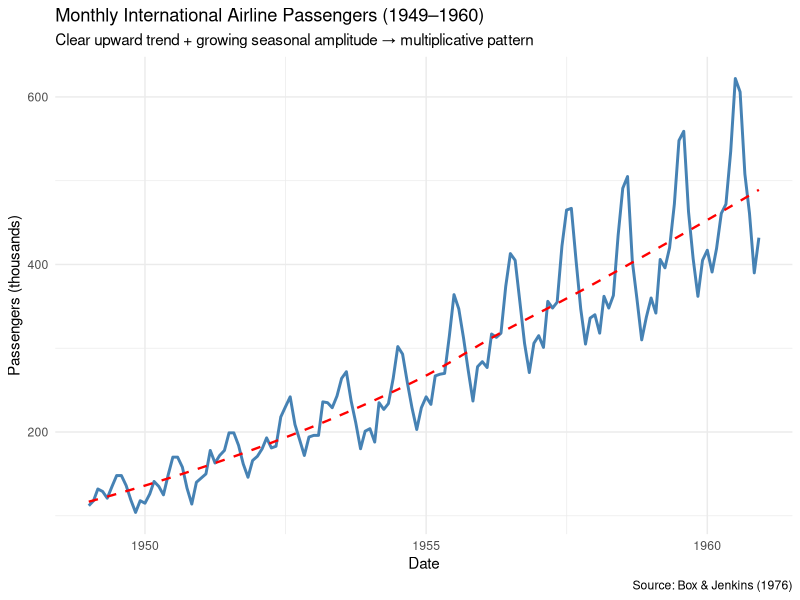
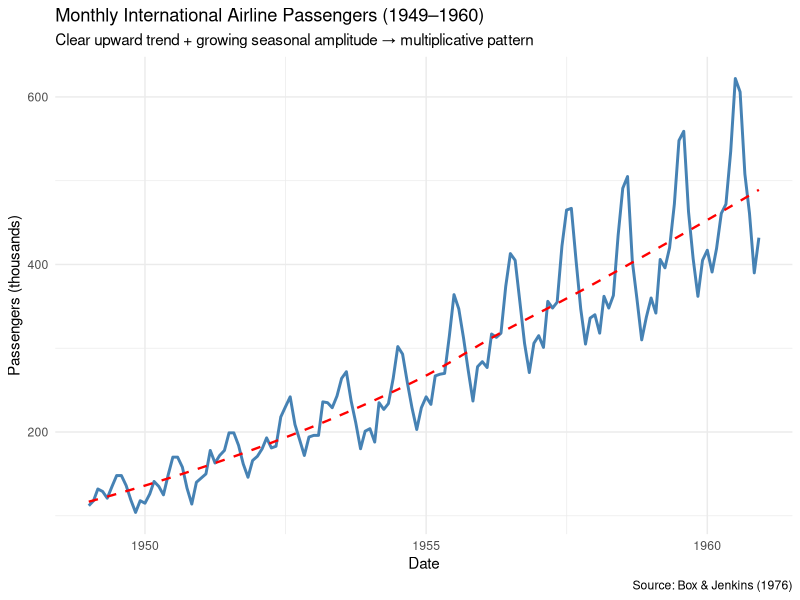
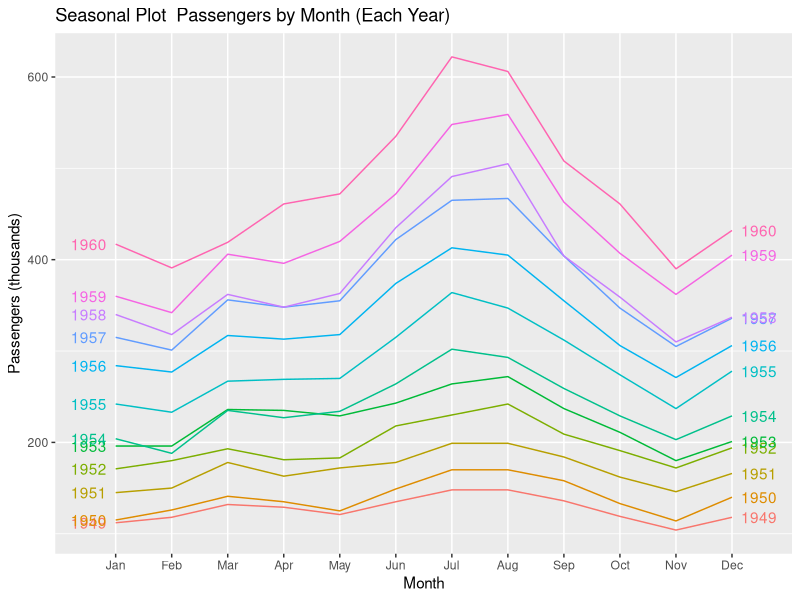
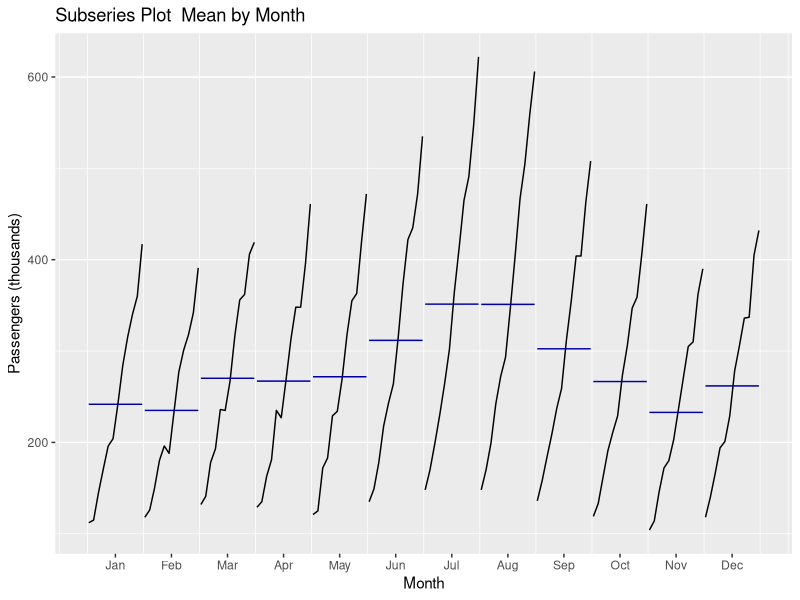

Write the R code that produced these figures, in order. (Note: this script raises an error after producing the figures.)
# ============================================================
# Air Passengers: Time Series Forecasting
# STAT 4000 Portfolio Project 4  R Implementation
# Author: Jrudani21
# ============================================================
# Dataset: AirPassengers  built into base R (no download needed)
# Monthly international airline passengers, Jan 1949 – Dec 1960
# ============================================================

# ── 0. Packages ──────────────────────────────────────────────
# install.packages(c("tidyverse","forecast","tseries","ggplot2","zoo"))
library(tidyverse)
library(forecast)    # auto.arima(), forecast(), ggseasonplot()
library(tseries)     # adf.test(), kpss.test()
library(ggplot2)

# ── 1. Load Data ─────────────────────────────────────────────
data("AirPassengers")   # built-in R dataset

cat("Class:", class(AirPassengers), "\n")
cat("Start:", start(AirPassengers), "| End:", end(AirPassengers), "\n")
cat("Frequency:", frequency(AirPassengers), "(monthly)\n")
cat("Length:", length(AirPassengers), "observations\n")
cat("Range:", min(AirPassengers), "–", max(AirPassengers), "thousand passengers\n")

# Convert to tidy data frame for ggplot
air_df <- data.frame(
  date       = seq(as.Date("1949-01-01"), by = "month", length.out = 144),
  passengers = as.numeric(AirPassengers)
)

# ── 2. Time Series Plot ───────────────────────────────────────
ggplot(air_df, aes(x = date, y = passengers)) +
  geom_line(colour = "steelblue", linewidth = 1) +
  geom_smooth(method = "loess", se = FALSE, colour = "red",
              linetype = "dashed", linewidth = 0.8) +
  labs(title    = "Monthly International Airline Passengers (1949–1960)",
       subtitle = "Clear upward trend + growing seasonal amplitude → multiplicative pattern",
       x        = "Date",
       y        = "Passengers (thousands)",
       caption  = "Source: Box & Jenkins (1976)") +
  theme_minimal()
ggsave("figures/01_raw_series.png", width = 10, height = 5)

# ── 3. Seasonal Plot ─────────────────────────────────────────
png("figures/02_seasonal_plot.png", width = 800, height = 500)
ggseasonplot(AirPassengers,
             year.labels = TRUE,
             year.labels.left = TRUE,
             main = "Seasonal Plot  Passengers by Month (Each Year)",
             ylab = "Passengers (thousands)")
dev.off()

# Monthly subseries plot
png("figures/03_subseries_plot.png", width = 800, height = 500)
ggsubseriesplot(AirPassengers,
                main = "Subseries Plot  Mean by Month",
                ylab = "Passengers (thousands)")
dev.off()

# ── 4. Decomposition ─────────────────────────────────────────
# Multiplicative decomposition (amplitude grows with trend → use multiplicative)
decomp_mult <- decompose(AirPassengers, type = "multiplicative")

png("figures/04_decomposition.png", width = 900, height = 700)
plot(decomp_mult,
     main = "Multiplicative Decomposition: Trend + Seasonal + Remainder")
dev.off()

cat("\nSeasonal indices (multiplicative):\n")
print(round(decomp_mult$seasonal[1:12], 4))

# ── 5. Stationarity Testing ───────────────────────────────────
cat("\n===== STATIONARITY TESTS  RAW SERIES =====\n")
adf_raw  <- adf.test(AirPassengers)
kpss_raw <- kpss.test(AirPassengers)
cat(sprintf("ADF  test: p = %.4f  (%s)\n",
            adf_raw$p.value,
            ifelse(adf_raw$p.value < 0.05, "stationary", "non-stationary")))
cat(sprintf("KPSS test: p = %.4f  (%s)\n",
            kpss_raw$p.value,
            ifelse(kpss_raw$p.value > 0.05, "stationary", "non-stationary")))

# Log transformation to stabilise variance
log_ap <- log(AirPassengers)

# First difference of log (removes trend)
d1_log_ap <- diff(log_ap, differences = 1)

# Seasonal difference (removes seasonality)
d1_d12_log_ap <- diff(d1_log_ap, lag = 12)

cat("\n===== STATIONARITY TESTS  LOG + DIFFERENCED =====\n")
adf_diff <- adf.test(d1_d12_log_ap)
cat(sprintf("ADF  test after log + d=1 + D=1: p = %.4f  (%s)\n",
            adf_diff$p.value,
            ifelse(adf_diff$p.value < 0.05, "stationary ✓", "still non-stationary")))

# Plot transformations
png("figures/05_transformations.png", width = 900, height = 700)
par(mfrow = c(3, 1))
plot(AirPassengers,       main = "Original Series",              ylab = "Passengers")
plot(log_ap,              main = "Log Transformed",              ylab = "log(Passengers)")
plot(d1_d12_log_ap,       main = "Log + Seasonal Diff (d=1,D=1)", ylab = "Δ log(Passengers)")
abline(h = 0, col = "red", lty = 2)
dev.off()

# ── 6. ACF & PACF ────────────────────────────────────────────
png("figures/06_acf_pacf.png", width = 900, height = 500)
par(mfrow = c(1, 2))
acf(d1_d12_log_ap,  lag.max = 40, main = "ACF   log + d=1 + D=1")
pacf(d1_d12_log_ap, lag.max = 40, main = "PACF  log + d=1 + D=1")
dev.off()

# ── 7. ARIMA Model Selection ──────────────────────────────────
cat("\n===== AUTO ARIMA =====\n")
arima_model <- auto.arima(
  log(AirPassengers),
  seasonal    = TRUE,
  stepwise    = FALSE,   # exhaustive search
  approximation = FALSE,
  trace       = TRUE
)
print(arima_model)
cat(sprintf("\nSelected model: ARIMA(%d,%d,%d)(%d,%d,%d)[12]\n",
            arima_model$arma[1], arima_model$arma[6], arima_model$arma[2],
            arima_model$arma[3], arima_model$arma[7], arima_model$arma[4]))

# ── 8. Residual Diagnostics ───────────────────────────────────
png("figures/07_arima_diagnostics.png", width = 900, height = 700)
checkresiduals(arima_model)
dev.off()

lb_test <- Box.test(arima_model$residuals, lag = 24, type = "Ljung-Box")
cat(sprintf("\nLjung-Box test (lag=24): χ²=%.3f, p=%.4f\n",
            lb_test$statistic, lb_test$p.value))
cat(ifelse(lb_test$p.value > 0.05,
           "p > 0.05 → residuals are white noise ✓\n",
           "p ≤ 0.05 → residuals show remaining autocorrelation\n"))

# ── 9. Forecast 36 Months Ahead ──────────────────────────────
fc <- forecast(arima_model, h = 36)

# Back-transform from log scale
fc_df <- data.frame(
  date     = seq(as.Date("1961-01-01"), by = "month", length.out = 36),
  mean     = exp(as.numeric(fc$mean)),
  lo80     = exp(as.numeric(fc$lower[,1])),
  hi80     = exp(as.numeric(fc$upper[,1])),
  lo95     = exp(as.numeric(fc$lower[,2])),
  hi95     = exp(as.numeric(fc$upper[,2]))
)

ggplot() +
  # Historical data
  geom_line(data = air_df, aes(x = date, y = passengers),
            colour = "steelblue", linewidth = 0.9) +
  # 95% CI ribbon
  geom_ribbon(data = fc_df,
              aes(x = date, ymin = lo95, ymax = hi95),
              fill = "steelblue", alpha = 0.15) +
  # 80% CI ribbon
  geom_ribbon(data = fc_df,
              aes(x = date, ymin = lo80, ymax = hi80),
              fill = "steelblue", alpha = 0.25) +
  # Forecast line
  geom_line(data = fc_df, aes(x = date, y = mean),
            colour = "tomato", linewidth = 1, linetype = "dashed") +
  # Dividing line at forecast start
  geom_vline(xintercept = as.Date("1961-01-01"),
             linetype = "dotted", colour = "grey40") +
  annotate("text", x = as.Date("1961-06-01"), y = 150,
           label = "Forecast →", colour = "tomato", size = 3.5) +
  labs(title    = "SARIMA Forecast: International Airline Passengers",
       subtitle = sprintf("ARIMA(%d,%d,%d)(%d,%d,%d)[12] fitted on log scale, back-transformed",
                          arima_model$arma[1], arima_model$arma[6], arima_model$arma[2],
                          arima_model$arma[3], arima_model$arma[7], arima_model$arma[4]),
       x        = "Date",
       y        = "Passengers (thousands)",
       caption  = "Shaded bands: 80% and 95% prediction intervals") +
  theme_minimal()
ggsave("figures/08_forecast.png", width = 11, height = 6)

# ── 10. Hold-Out Validation ───────────────────────────────────
# Train on 1949–1958, test on 1959–1960 (24 months)
train_ts <- window(log(AirPassengers), end   = c(1958, 12))
test_ts  <- window(log(AirPassengers), start = c(1959,  1))

val_model <- auto.arima(train_ts, seasonal = TRUE,
                        stepwise = FALSE, approximation = FALSE)
val_fc    <- forecast(val_model, h = 24)

# Accuracy on hold-out
acc <- accuracy(val_fc, test_ts)
cat("\n===== HOLD-OUT ACCURACY (1959–1960) =====\n")
print(acc)
cat(sprintf("Test MAPE: %.2f%%\n", acc[2, "MAPE"]))

# ── 11. Winnipeg Weather Bonus ────────────────────────────────
# Connects directly to your Assignment 5!
# Uncomment and run if you have the weather.csv from your course

# weather <- read.csv("data/weather.csv")
# weather <- weather |> mutate(t = 1:nrow(weather))
# weather_ts <- ts(weather$maxtemp, start = c(2013, 1), frequency = 12)
#
# # Same SARIMA workflow as above
# decomp_w  <- decompose(weather_ts, type = "additive")
# arima_w   <- auto.arima(weather_ts, seasonal = TRUE)
# fc_w      <- forecast(arima_w, h = 24)
# autoplot(fc_w) +
#   labs(title = "Winnipeg Max Temperature Forecast (2023–2024)",
#        y = "Max Temperature (°C)")
# ggsave("figures/09_winnipeg_forecast.png", width = 10, height = 5)

cat("\n===== SUMMARY =====\n")
cat("Model: SARIMA on log-transformed AirPassengers\n")
cat(sprintf("AIC  = %.2f\n", arima_model$aic))
cat(sprintf("Test MAPE = %.2f%%  (hold-out 1959-1960)\n", acc[2,"MAPE"]))
cat("Ljung-Box p > 0.05 → white noise residuals ✓\n")
cat("Seasonal peaks: July–August every year ✓\n")
